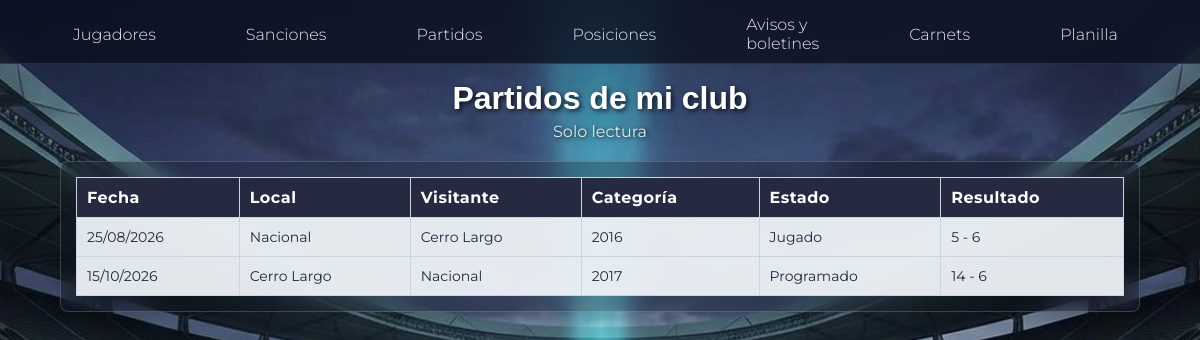
Page /club/partidos.php (signed in) on the earlier database version.
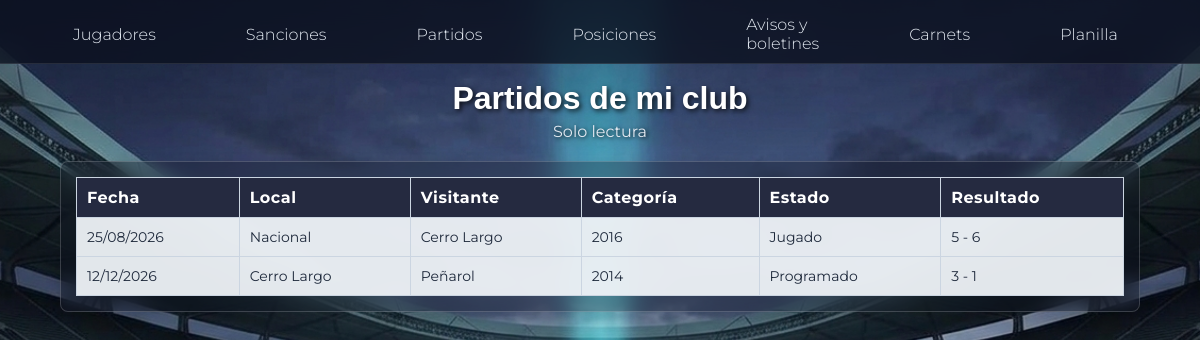
Same page on the later database version.
### tables this page shows
CREATE TABLE `partidos` (
  `id` int(11) NOT NULL,
  `id_club_local` int(11) NOT NULL,
  `id_club_visitante` int(11) NOT NULL,
  `id_categoria` int(11) NOT NULL,
  `fecha` date DEFAULT NULL,
  `estado` varchar(20) NOT NULL DEFAULT 'sin_fecha',
  `goles_local` int(11) DEFAULT NULL,
  `goles_visitante` int(11) DEFAULT NULL,
  `id_competicion` int(11) NOT NULL DEFAULT 1
);

CREATE TABLE `club` (
  `id` int(11) NOT NULL,
  `nombre` varchar(100) NOT NULL,
  `logo` varchar(255) DEFAULT NULL,
  `activo` tinyint(1) NOT NULL DEFAULT 1,
  `password` varchar(255) NOT NULL
);

CREATE TABLE `categorias` (
  `id` int(11) NOT NULL,
  `año` varchar(45) NOT NULL,
  `cantidad_jugadores` int(11) NOT NULL DEFAULT 0
);

### auth.php (called while the page is built, shortened)
<?php
function h($texto) {
    return htmlspecialchars((string) $texto, ENT_QUOTES, "UTF-8");
}
?>

### club/partidos.php (the view, shortened to what this page needs)
<?php
require_once __DIR__ . "/../conexion.php";
require_once __DIR__ . "/../auth.php";
$miClub = (int) $_SESSION["id_club"];
$partidos = mysqli_query($conn, "SELECT partidos.*, local.nombre AS nombre_local, visitante.nombre AS nombre_visitante, categorias.año
    FROM partidos
    INNER JOIN club AS local ON partidos.id_club_local = local.id
    INNER JOIN club AS visitante ON partidos.id_club_visitante = visitante.id
    INNER JOIN categorias ON partidos.id_categoria = categorias.id
    WHERE partidos.id_club_local = $miClub OR partidos.id_club_visitante = $miClub
    ORDER BY partidos.fecha IS NULL, partidos.fecha ASC");
$nombresEstado = [
    "sin_fecha" => "Sin fecha",
    "programado" => "Programado",
    "jugado" => "Jugado",
    "pendiente" => "Pendiente",
    "suspendido" => "Suspendido"
];
?>
<!DOCTYPE html>
<html lang="es">
<head>
    <link rel="stylesheet" href="club.css">
</head>
<body>
<?php include "menu.php"; ?>
<main>
    <h1>Partidos de mi club</h1>
    <p class="subtitulo">Solo lectura</p>
    <div class="tabla-scroll">
    <table>
        <tr><th>Fecha</th><th>Local</th><th>Visitante</th><th>Categoría</th><th>Estado</th><th>Resultado</th></tr>
<?php while ($p = mysqli_fetch_assoc($partidos)): ?>
<tr>
    <td><?= $p["fecha"] ? date("d/m/Y", strtotime($p["fecha"])) : "Sin fecha" ?></td>
    <td><?= h($p["nombre_local"]) ?></td>
    <td><?= h($p["nombre_visitante"]) ?></td>
    <td><?= h($p["año"]) ?></td>
    <td><?= h($nombresEstado[$p["estado"]] ?? $p["estado"]) ?></td>
    <td><?= $p["goles_local"] === null || $p["goles_visitante"] === null ? "-" : $p["goles_local"]." - ".$p["goles_visitante"] ?></td>
</tr>
<?php endwhile; ?>
    </table>
    </div>
</main>
</body>
</html>

Differences in the rows shown:
removed partidos: fecha "15/10/2026", club.nombre "Cerro Largo", club.nombre "Nacional", id_categoria.año "2017", estado "Programado", goles_local "14", goles_visitante "6"
added partidos: fecha "12/12/2026", club.nombre "Cerro Largo", club.nombre "Peñarol", id_categoria.año "2014", estado "Programado", goles_local "3", goles_visitante "1"
